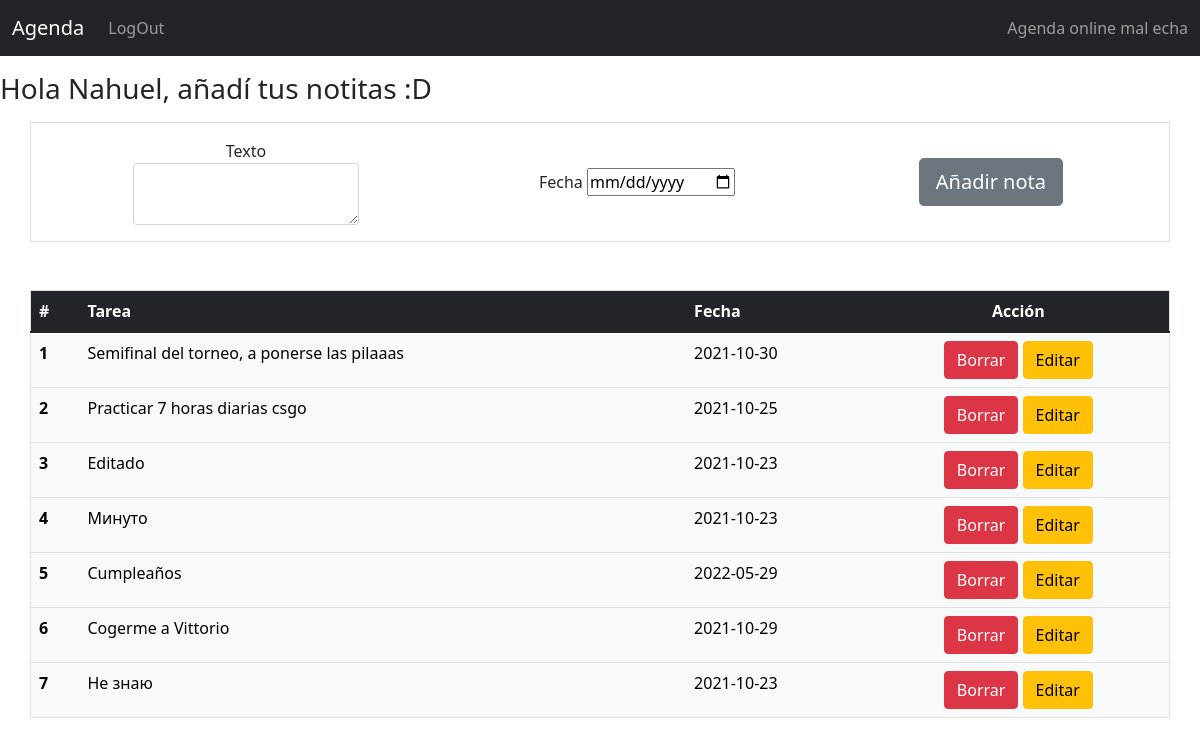
Before: /PP (signed in) with the older database file.
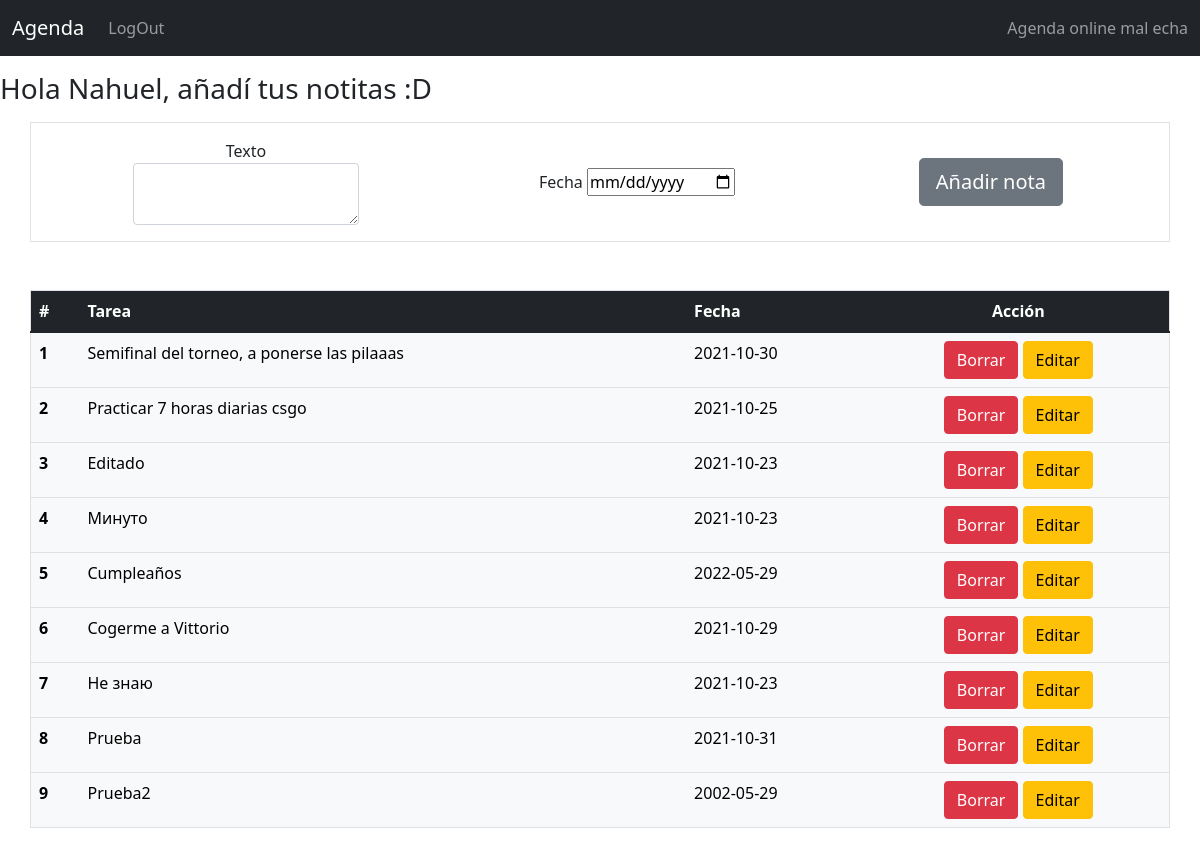
After: the same page with the newer database file.
### index.py (models this page shows)
class Usuario(db.Model, UserMixin):
    id = db.Column(db.Integer, primary_key = True)
    email = db.Column(db.String(255), unique = True)
    user = db.Column(db.String(255))
    password = db.Column(db.String(255))
    notes = db.relationship('Agenda')

class Agenda(db.Model):
    id = db.Column(db.Integer, primary_key = True)
    texto = db.Column(db.String(10000))
    fecha = db.Column(db.DateTime)
    user_id = db.Column(db.Integer, db.ForeignKey('usuario.id'))

### index.py (the view)
@app.route('/PP', methods = ['POST', 'GET'])
@login_required
def pp():
    if request.method == 'POST':
        texto = request.form.get('texto_nota')
        date = request.form.get('date')
        print(type(date))
        fecha = dt.datetime.strptime(date, "%Y-%m-%d")
        fecha = fecha.date()
        print(fecha)
        print(type(fecha))
        data = {
            'texto' : texto,
            'fecha' : fecha
        }
        nueva_nota = Agenda( **data, user_id = current_user.id)
        db.session.add(nueva_nota)
        db.session.commit()
    else:
        return render_template('home.html', user = current_user)
    return render_template('home.html', user=current_user)

### index.py (called while the page is built)
@login_manager.user_loader
def load_user(id):
    return Usuario.query.get(int(id))

### templates/home.html (shortened to what this page needs)
{%extends 'base.html'%}
{%block contenido%}
<h3 class="mt-3 mb-3">Hola {{user.user}}, añadí tus notitas :D</h3>
<form method="POST" class="container border d-flex justify-content-around align-items-center text-center">
    <div class="mb-3 mt-3">
    <label for="texto">Texto</label>
    <textarea name="texto_nota" id="texto" class="form-control" required></textarea>
    </div>
    <div class="mb-3 mt-3">
    <label for="fecha">Fecha</label>
    <input type="date" name="date" id="fecha" required>
    </div>
    <button type="submit" class="btn btn-secondary btn-lg m-1">Añadir nota</button>
</form>
<table class="table container border mt-5">
    <thead>
        <tr class="table-dark">
            <th scope="col">#</th>
            <th scope="col">Tarea</th>
            <th scope="col">Fecha</th>
            <th scope="col" class="text-center">Acción</th>
        </tr>
    </thead>
    <tbody>
            {%for i in user.notes%}
            <tr class="table-light">
                <th scope="row">{{loop.index}}</th>
                <td>{{i.texto}}</td>
                <td>{{i.fecha.date()}}</td>
                <td class="text-center">
                    <button type="" class="btn btn-danger" onClick="deleteNote({{i.id}})">Borrar</button>
                    <a href="/editar/{{i.id}}">
                        <button type="" class="btn btn-warning">Editar</button>
                    </a>
                </td>
            </tr>
            {%endfor%}
        </tbody>
    </table>
{%endblock%}

### templates/base.html (shortened to what this page needs)
<!DOCTYPE html>
<html lang="en">
<head>
    <link href="https://cdn.jsdelivr.net/npm/bootstrap@5.1.3/dist/css/bootstrap.min.css" rel="stylesheet">
</head>
<body>
    <nav class="navbar navbar-expand-lg navbar-dark bg-dark">
        <div class="container-fluid">
          {%if user.is_authenticated%}
          <a class="navbar-brand" href='{{url_for('pp')}}'>Agenda</a>
          <div class="collapse navbar-collapse" id="navbarText">
          {%endif%}
            <ul class="navbar-nav me-auto mb-2 mb-lg-0">
              {%if user.is_authenticated%}
              <li class="nav-item">
                <a class="nav-link" href="{{url_for('cerrar')}}">LogOut</a>
              </li>
              {%endif%}
            </ul>
            <span class="navbar-text">
              Agenda online mal echa
            </span>
          </div>
        </div>
      </nav>
    {%block contenido%}
    {%endblock%}
</body>
</html>

Changed rows visible on the page:
added Agenda: texto "Prueba", fecha "2021-10-31"
added Agenda: texto "Prueba2", fecha "2002-05-29"
